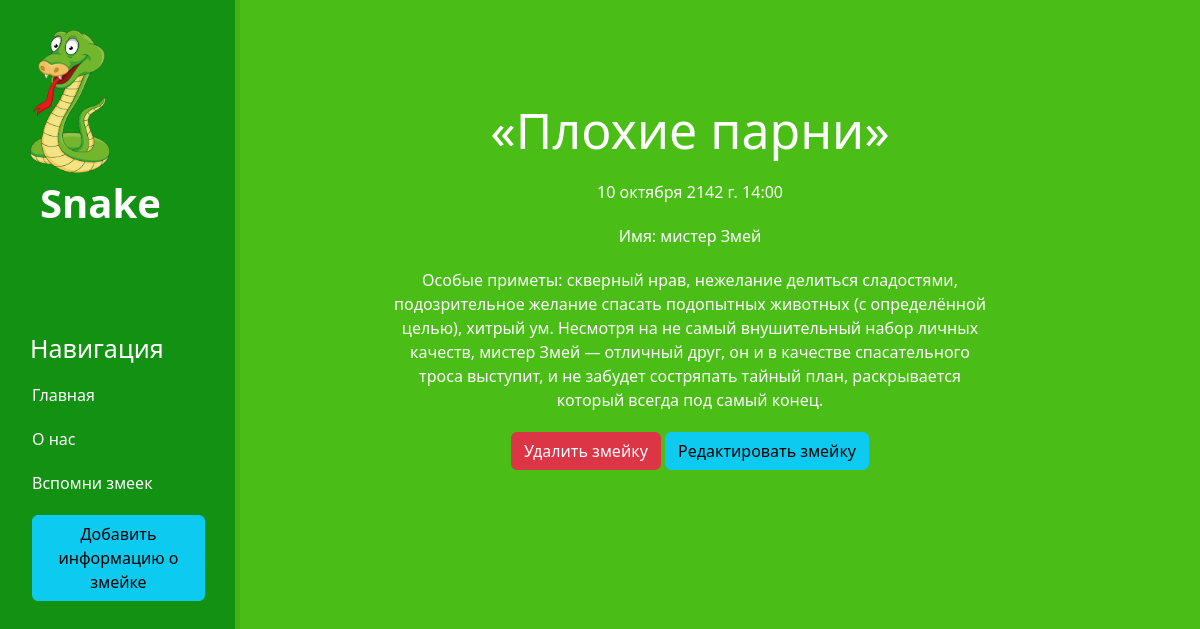
Page /newinfo/5/ on the committed database.
### info/models.py (models this page shows, shortened)
class Snake(models.Model):
    title = models.CharField('Название', max_length=50)
    anons = models.CharField('Анонс', max_length=250)
    text = models.TextField('Полный текст')
    date = models.DateTimeField('Дата')
    class Meta:
        verbose_name = 'Змея'
        verbose_name_plural = 'Змейки'

### info/views.py (the view)
# urls.py: path('<int:pk>/', views.NewinfoDetailView.as_view(), name='datilesnake'),
class NewinfoDetailView(DetailView):
    model = Snake
    template_name = 'info/datilesnake.html'
    context_object_name = 'snakes'

### info/templates/info/datilesnake.html (shortened to what this page needs)
{% extends 'main/general.html' %}
{% block content %}
    <div class="features">
        <h1>{{ snakes.title }}</h1>
        <p>{{ snakes.date }}</p>
        <p>Имя: {{ snakes.anons }}</p>
        <p>{{ snakes.text }}</p>
        <a href="{% url 'datilesnake_delete' snakes.id %}" class="btn btn-danger">Удалить змейку</a>
        <a href="{% url 'datilesnake_update' snakes.id %}" class="btn btn-info">Редактировать змейку</a>
    </div>
{% endblock %}

### main/templates/main/general.html (shortened to what this page needs)
{% load static %}
<!doctype html>
<html lang="ru">
<head>
    <link rel="stylesheet" href="https://cdn.jsdelivr.net/npm/bootstrap@5.2.3/dist/css/bootstrap.min.css">
    <link rel="stylesheet" href="{% static 'main/css/main.css' %}">
</head>
<body>
    <aside>
        <img src="{% static 'main/img/cobra.png' %}" alt="Лого">
        <span class="logo">Snake</span>
        <h3>Навигация</h3>
        <ul>
            <a href="{% url 'index' %}"><li>Главная</li></a>
            <a href="{% url 'about' %}"><li>О нас</li></a>
            <a href="{% url 'newinfosnake' %}"><li>Вспомни змеек</li></a>
            <a href="{% url 'create' %}"><li><button class="btn btn-info">Добавить информацию о змейке</button></li></a>
        </ul>
    </aside>
    <main>
        {% block content %}
        {% endblock %}
    </main>
</body>
</html>

### main/static/main/css/main.css (style rules this page uses)
body { background: #4bbd17; }
aside { float: left; background: #139113; width: 20%; padding: 2.5%; height: 100vh; color: #fff; border-right: 5px solid #46b015; }
aside img { width: 80px; float: left; }
aside .logo { font-size: 40px; margin-left: 10px; font-weight: bold; }
aside h3 { margin-top: 100px; font-size: 25px; }
aside ul { list-style:none }
aside ul li { color: #fff; display: block; margin-top: 20px; margin-left: -30px; transition: transform .6s ease; }
aside ul a { text-decoration: none; }
main .features { float: left; color: #fff; margin-top: 100px; text-align: center; width: 75%; }
main .features h1 { font-size: 50px; }
main .features p { max-width: 600px; margin: 20px auto; }

### rows in the picture
Snake: title "«Плохие парни»", date "10 октября 2142 г. 14:00", anons "мистер Змей", text "Особые приметы: скверный нрав, нежелание делиться сладостями, подозрительное желание спасать подопытных животных (с определённой целью), хитрый ум. Несмотря на не самый внушительный набор личных качеств, мистер Змей — отличный друг, он и в качестве спасательного троса выступит, и не забудет состряпать тайный план, раскрывается который всегда под самый конец."
